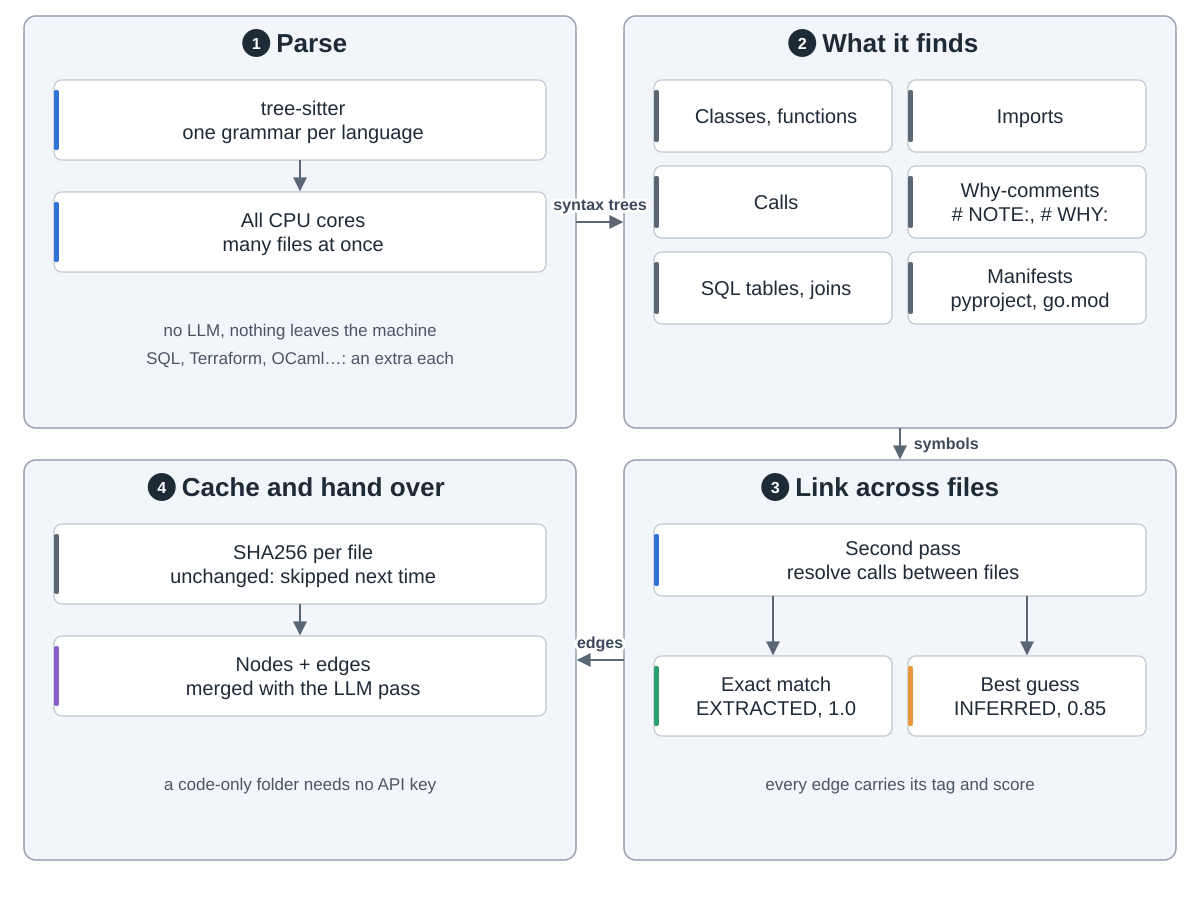

The Python source for this figure:
"""graphify step 2a: the code pass, on your machine.  Drawn from the graphify repo
(https://github.com/Graphify-Labs/graphify, docs/how-it-works.md "Pass 1", "Parallel extraction",
"SHA256 cache"; ARCHITECTURE.md "Adding a new language extractor"; graphify/extract.py: call-graph pass
with confidence EXTRACTED 1.0 when type-qualified else INFERRED 0.85, _RATIONALE_PREFIXES,
ProcessPoolExecutor; graphify/cache.py file_hash (sha256); pyproject.toml extras sql, terraform, ocaml;
commit 35adf43).  Run: python3 code.py

Snake order: 1 parse (top left) -> 2 what it finds (top right) -> 3 link across files (bottom right)
-> 4 cache and hand over (bottom left)."""
import sys
from pathlib import Path

sys.path.insert(0, str(Path(__file__).resolve().parents[2] / "tools"))
from archdiagram import Diagram  # noqa: E402

L, R, W = 24, 624, 552
T1, H1 = 16, 412
T2, H2 = 460, 400


def col(x, top, cards, h=72, gap=24, arrows=True):
    """One column of wide cards, top to bottom, optionally joined by arrows."""
    for i, (lbl, kind) in enumerate(cards):
        y = top + 64 + i * (h + gap)
        d.card(x + 30, y, lbl, kind, w=492, h=h)
        if arrows and i:
            d.arrow(f"M{x + W / 2} {y - gap}V{y - 2}")


def grid(x, top, cards, h=80, gap=16, y0=64):
    """Two columns of cards, filled row by row."""
    for i, (lbl, kind) in enumerate(cards):
        d.card(x + 30 + (i % 2) * 254, top + y0 + (i // 2) * (h + gap), lbl, kind, w=238, h=h)


def handoffs(a, b, c, ya=T1 + 206, yc=T2 + 200):
    """Arrows between the four groups in snake order, with what each one carries."""
    if a:
        d.arrow(f"M{L + W} {ya}H{R - 2}", label=a, at=(600, ya - 12))
    if b:
        d.arrow(f"M{R + W / 2} {T1 + H1}V{T2 - 2}", label=b, at=(R + W / 2 + 14 + len(b) * 4.6, T1 + H1 + 21))
    if c:
        d.arrow(f"M{R} {yc}H{L + W + 2}", label=c, at=(600, yc - 12))


d = Diagram("graphify step 2a: the code pass",
            "1 Parse: tree-sitter reads each code file on your machine, with no LLM and no cost, many files at "
            "once on all CPU cores. A few languages need an extra, for example SQL, Terraform or OCaml. "
            "2 What it finds: classes and functions, imports, calls, comments that explain the code such as "
            "# NOTE: and # WHY:, SQL tables and joins, and package manifests. "
            "3 Link across files: a second pass resolves calls between files. A call it can pin down exactly is "
            "EXTRACTED with score 1.0; a best guess by name is INFERRED with score 0.85. "
            "4 Cache and hand over: each file is fingerprinted with SHA256 so an unchanged file is skipped next "
            "time; the nodes and edges join the LLM pass output. A code-only folder needs no API key.")

d.group(L, T1, W, H1, "Parse", 1)
col(L, T1, [("tree-sitter|one grammar per language", "coding"),
            ("All CPU cores|many files at once", "coding")], h=80, gap=32)
d.note(L + W / 2, T1 + 320, "no LLM, nothing leaves the machine")
d.note(L + W / 2, T1 + 348, "SQL, Terraform, OCaml…: an extra each")

d.group(R, T1, W, H1, "What it finds", 2)
grid(R, T1, [("Classes, functions", "data"), ("Imports", "data"), ("Calls", "data"),
             ("Why-comments|# NOTE:, # WHY:", "data"), ("SQL tables, joins", "data"),
             ("Manifests|pyproject, go.mod", "data")], h=72, gap=14)

d.group(R, T2, W, H2, "Link across files", 3)
d.card(R + 30, T2 + 64, "Second pass|resolve calls between files", "coding", w=492, h=72)
d.card(R + 30, T2 + 196, "Exact match|EXTRACTED, 1.0", "plan", w=238, h=80)
d.card(R + 284, T2 + 196, "Best guess|INFERRED, 0.85", "critic", w=238, h=80)
d.arrow(f"M{R + 149} {T2 + 136}V{T2 + 194}")
d.arrow(f"M{R + 403} {T2 + 136}V{T2 + 194}")
d.note(R + W / 2, T2 + 330, "every edge carries its tag and score")

d.group(L, T2, W, H2, "Cache and hand over", 4)
col(L, T2, [("SHA256 per file|unchanged: skipped next time", "data"),
            ("Nodes + edges|merged with the LLM pass", "write")], h=80, gap=32)
d.note(L + W / 2, T2 + 330, "a code-only folder needs no API key")

handoffs("syntax trees", "symbols", "edges")
d.save(Path(__file__).with_name("code.svg"))
